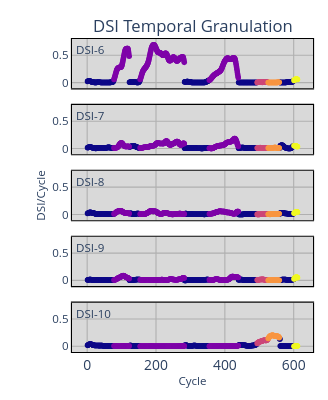

The notebook cell saved with this chart:
### Code cell
brngs = [f'B1_{i+1}' for i in range(5)]
brngs = ['B1_1','B1_2','B1_3','B1_4','B1_5','B2_1','B2_2','B2_4',][:5]
paths = [f'Dataset\DSIR1n\{brng}.csv' for brng in brngs]
DSIs = [pd.read_csv(path) for path in paths]
#DSIs = [DSI.drop(["FTF"], axis=1) for DSI in DSIs]
ftrs = len(DSIs[0].columns)

teda=AutoCloud(m=1.9,nI=nI,nR=nR,nO=nO,ηS=[N1,N2,N3],act=act,
               tau=τ,eol=EOL,ref=ref,wtaG=WTAG,wtaP=WTAP,feedback=FEEDBACK,mO=mO,
               rho=RHO,lam=LAM,intr_state=INTR_STATE,
               rho_dyn=RHO_DYN,rho_eta=RHO_ETA,rho_T=RHO_T,rho_beta=RHO_BETA,rho_min=RHO_MIN,rho_max=RHO_MAX,
               rls_mode='pol',nf_rls=3,ff_rls=0.9,dt_rls=1e3,
               )
w = 2

for DSI in DSIs: 
    teda.SimGranulation(WindowDSI(DSI,w))
print(f"HI (HI_Granularity): cov={teda.cov:.3f} | sp={teda.sp:.3f} | V=média(cov*sp)={teda.V:.4f} | Vsum={teda.Vsum:.4f}")
PlotSimulation(teda=teda,mode='ply',xi=10, yf=100,ftrs=ftrs,dsi_mode='hide')

### Figure 1 — Plotly figure (JSON) as saved in the notebook; plotly's stock layout.template omitted (floating-point values rounded to 4 significant figures; data arrays with more than 128 entries replaced by an {"elided": "..."} marker saying what was removed)
{"data": [{"marker": {"color": "rgb(13, 8, 135)", "size": 5.556}, "mode": "markers", "name": "G12", "showlegend": false, "type": "scatter", "x": {"elided": "276 int values"}, "xaxis": "x", "y": {"elided": "276 float values"}, "yaxis": "y"}, {"marker": {"color": "rgb(126, 3, 168)", "size": 5.556}, "mode": "markers", "name": "G8", "showlegend": false, "type": "scatter", "x": {"elided": "259 int values"}, "xaxis": "x", "y": {"elided": "259 float values"}, "yaxis": "y"}, {"marker": {"color": "rgb(204, 71, 120)", "size": 5.556}, "mode": "markers", "name": "G9", "showlegend": false, "type": "scatter", "x": [494, 495, 496, 497, 498, 499, 500, 501, 502, 503, 504, 505, 506, 507, 508, 509, 510, 511, 512, 513, 514, 515, 516, 517, 518, 519, 520, 521, 522, 523, 524, 525], "xaxis": "x", "y": [0.002766, 0.003582, 0.004503, 0.005498, 0.006544, 0.007395, 0.00799, 0.00831, 0.008438, 0.008431, 0.008118, 0.007355, 0.006375, 0.005242, 0.004285, 0.004144, 0.004893, 0.006397, 0.008429, 0.01055, 0.01223, 0.01352, 0.0144, 0.015, 0.01512, 0.01444, 0.01311, 0.01121, 0.008891, 0.006573, 0.00489, 0.003733], "yaxis": "y"}, {"marker": {"color": "rgb(248, 149, 64)", "size": 5.556}, "mode": "markers", "name": "G10", "showlegend": false, "type": "scatter", "x": [526, 527, 528, 529, 530, 531, 532, 533, 534, 535, 536, 537, 538, 539, 540, 541, 542, 543, 544, 545, 546, 547, 548, 549, 550, 551, 552, 553, 554, 555, 556, 557, 558], "xaxis": "x", "y": [0.003077, 0.002774, 0.002716, 0.002676, 0.002647, 0.002628, 0.002614, 0.002604, 0.002442, 0.002174, 0.001832, 0.001437, 0.00101, 0.0007142, 0.0005902, 0.0005863, 0.0006664, 0.0008016, 0.0009754, 0.001097, 0.001182, 0.001296, 0.001507, 0.001786, 0.002184, 0.002668, 0.003156, 0.003571, 0.003934, 0.004189, 0.004367, 0.004437, 0.004352], "yaxis": "y"}, {"marker": {"color": "rgb(240, 249, 33)", "size": 5.556}, "mode": "markers", "name": "G13", "showlegend": false, "type": "scatter", "x": [601, 602, 603, 604, 605, 606, 607, 608, 609, 610, 611], "xaxis": "x", "y": [0.04025, 0.04659, 0.05175, 0.05553, 0.05794, 0.05974, 0.06367, 0.06492, 0.06351, 0.06008, 0.05575], "yaxis": "y"}, {"marker": {"color": "rgb(13, 8, 135)", "size": 5.556}, "mode": "markers", "name": "G12", "showlegend": false, "type": "scatter", "x": {"elided": "276 int values"}, "xaxis": "x2", "y": {"elided": "276 float values"}, "yaxis": "y2"}, {"marker": {"color": "rgb(126, 3, 168)", "size": 5.556}, "mode": "markers", "name": "G8", "showlegend": false, "type": "scatter", "x": {"elided": "259 int values"}, "xaxis": "x2", "y": {"elided": "259 float values"}, "yaxis": "y2"}, {"marker": {"color": "rgb(204, 71, 120)", "size": 5.556}, "mode": "markers", "name": "G9", "showlegend": false, "type": "scatter", "x": [494, 495, 496, 497, 498, 499, 500, 501, 502, 503, 504, 505, 506, 507, 508, 509, 510, 511, 512, 513, 514, 515, 516, 517, 518, 519, 520, 521, 522, 523, 524, 525], "xaxis": "x2", "y": [0.0081, 0.008213, 0.008784, 0.009652, 0.01087, 0.01217, 0.01342, 0.01456, 0.01541, 0.01582, 0.01557, 0.01492, 0.01425, 0.01376, 0.0132, 0.01275, 0.0122, 0.0114, 0.01044, 0.009698, 0.009199, 0.008995, 0.008829, 0.008702, 0.008515, 0.008285, 0.007969, 0.00776, 0.007823, 0.007989, 0.008228, 0.008355], "yaxis": "y2"}, {"marker": {"color": "rgb(248, 149, 64)", "size": 5.556}, "mode": "markers", "name": "G10", "showlegend": false, "type": "scatter", "x": [526, 527, 528, 529, 530, 531, 532, 533, 534, 535, 536, 537, 538, 539, 540, 541, 542, 543, 544, 545, 546, 547, 548, 549, 550, 551, 552, 553, 554, 555, 556, 557, 558], "xaxis": "x2", "y": [0.008406, 0.008314, 0.00821, 0.008097, 0.008139, 0.008533, 0.008844, 0.009095, 0.009486, 0.009799, 0.009815, 0.009698, 0.009939, 0.01025, 0.0113, 0.01262, 0.01428, 0.01571, 0.0168, 0.01714, 0.0172, 0.01705, 0.01632, 0.01559, 0.01434, 0.01286, 0.01122, 0.009916, 0.008698, 0.008292, 0.008323, 0.008345, 0.00836], "yaxis": "y2"}, {"marker": {"color": "rgb(240, 249, 33)", "size": 5.556}, "mode": "markers", "name": "G13", "showlegend": false, "type": "scatter", "x": [601, 602, 603, 604, 605, 606, 607, 608, 609, 610, 611], "xaxis": "x2", "y": [0.05065, 0.05133, 0.05113, 0.04969, 0.04783, 0.04552, 0.0439, 0.04136, 0.03881, 0.03625, 0.0343], "yaxis": "y2"}, {"marker": {"color": "rgb(13, 8, 135)", "size": 5.556}, "mode": "markers", "name": "G12", "showlegend": false, "type": "scatter", "x": {"elided": "276 int values"}, "xaxis": "x3", "y": {"elided": "276 float values"}, "yaxis": "y3"}, {"marker": {"color": "rgb(126, 3, 168)", "size": 5.556}, "mode": "markers", "name": "G8", "showlegend": false, "type": "scatter", "x": {"elided": "259 int values"}, "xaxis": "x3", "y": {"elided": "259 float values"}, "yaxis": "y3"}, {"marker": {"color": "rgb(204, 71, 120)", "size": 5.556}, "mode": "markers", "name": "G9", "showlegend": false, "type": "scatter", "x": [494, 495, 496, 497, 498, 499, 500, 501, 502, 503, 504, 505, 506, 507, 508, 509, 510, 511, 512, 513, 514, 515, 516, 517, 518, 519, 520, 521, 522, 523, 524, 525], "xaxis": "x3", "y": [0.001398, 0.0009784, 0.0008281, 0.0008661, 0.001036, 0.001298, 0.001625, 0.001853, 0.002112, 0.002391, 0.002752, 0.003171, 0.003487, 0.003679, 0.003784, 0.003815, 0.003922, 0.00428, 0.004671, 0.005083, 0.005495, 0.005892, 0.006223, 0.006561, 0.006902, 0.007156, 0.007105, 0.006819, 0.006415, 0.005928, 0.005332, 0.004674], "yaxis": "y3"}, {"marker": {"color": "rgb(248, 149, 64)", "size": 5.556}, "mode": "markers", "name": "G10", "showlegend": false, "type": "scatter", "x": [526, 527, 528, 529, 530, 531, 532, 533, 534, 535, 536, 537, 538, 539, 540, 541, 542, 543, 544, 545, 546, 547, 548, 549, 550, 551, 552, 553, 554, 555, 556, 557, 558], "xaxis": "x3", "y": [0.003993, 0.003297, 0.002591, 0.001981, 0.001555, 0.001567, 0.001886, 0.00242, 0.003104, 0.003986, 0.004862, 0.005736, 0.00662, 0.007582, 0.008508, 0.008895, 0.009254, 0.009579, 0.009811, 0.009884, 0.01002, 0.009863, 0.009477, 0.008863, 0.008723, 0.009083, 0.009445, 0.009969, 0.01068, 0.01097, 0.01098, 0.01098, 0.01099], "yaxis": "y3"}, {"marker": {"color": "rgb(240, 249, 33)", "size": 5.556}, "mode": "markers", "name": "G13", "showlegend": false, "type": "scatter", "x": [601, 602, 603, 604, 605, 606, 607, 608, 609, 610, 611], "xaxis": "x3", "y": [0.02047, 0.02437, 0.02906, 0.03446, 0.03944, 0.04369, 0.04677, 0.04759, 0.04701, 0.04527, 0.04248], "yaxis": "y3"}, {"marker": {"color": "rgb(13, 8, 135)", "size": 5.556}, "mode": "markers", "name": "G12", "showlegend": false, "type": "scatter", "x": {"elided": "276 int values"}, "xaxis": "x4", "y": {"elided": "276 float values"}, "yaxis": "y4"}, {"marker": {"color": "rgb(126, 3, 168)", "size": 5.556}, "mode": "markers", "name": "G8", "showlegend": false, "type": "scatter", "x": {"elided": "259 int values"}, "xaxis": "x4", "y": {"elided": "259 float values"}, "yaxis": "y4"}, {"marker": {"color": "rgb(204, 71, 120)", "size": 5.556}, "mode": "markers", "name": "G9", "showlegend": false, "type": "scatter", "x": [494, 495, 496, 497, 498, 499, 500, 501, 502, 503, 504, 505, 506, 507, 508, 509, 510, 511, 512, 513, 514, 515, 516, 517, 518, 519, 520, 521, 522, 523, 524, 525], "xaxis": "x4", "y": [0.004984, 0.006516, 0.007925, 0.009246, 0.01072, 0.01208, 0.01328, 0.01409, 0.01462, 0.01515, 0.01555, 0.01596, 0.01666, 0.01757, 0.01801, 0.01825, 0.01798, 0.01742, 0.01664, 0.01554, 0.01406, 0.01233, 0.01036, 0.008228, 0.006382, 0.004838, 0.003905, 0.003345, 0.003044, 0.002927, 0.002959, 0.002926], "yaxis": "y4"}, {"marker": {"color": "rgb(248, 149, 64)", "size": 5.556}, "mode": "markers", "name": "G10", "showlegend": false, "type": "scatter", "x": [526, 527, 528, 529, 530, 531, 532, 533, 534, 535, 536, 537, 538, 539, 540, 541, 542, 543, 544, 545, 546, 547, 548, 549, 550, 551, 552, 553, 554, 555, 556, 557, 558], "xaxis": "x4", "y": [0.002902, 0.002886, 0.002874, 0.002866, 0.002749, 0.002669, 0.002616, 0.00258, 0.002768, 0.003224, 0.003753, 0.004335, 0.004953, 0.005577, 0.006237, 0.006811, 0.007323, 0.007791, 0.007828, 0.007529, 0.00711, 0.006605, 0.006041, 0.005455, 0.004875, 0.004298, 0.003724, 0.003219, 0.002954, 0.002835, 0.003157, 0.003383, 0.00354], "yaxis": "y4"}, {"marker": {"color": "rgb(240, 249, 33)", "size": 5.556}, "mode": "markers", "name": "G13", "showlegend": false, "type": "scatter", "x": [601, 602, 603, 604, 605, 606, 607, 608, 609, 610, 611], "xaxis": "x4", "y": [0.02553, 0.03117, 0.0377, 0.04449, 0.05067, 0.05522, 0.0583, 0.05915, 0.05788, 0.05491, 0.0504], "yaxis": "y4"}, {"marker": {"color": "rgb(13, 8, 135)", "size": 5.556}, "mode": "markers", "name": "G12", "showlegend": false, "type": "scatter", "x": {"elided": "276 int values"}, "xaxis": "x5", "y": {"elided": "276 float values"}, "yaxis": "y5"}, {"marker": {"color": "rgb(126, 3, 168)", "size": 5.556}, "mode": "markers", "name": "G8", "showlegend": false, "type": "scatter", "x": {"elided": "259 int values"}, "xaxis": "x5", "y": {"elided": "259 float values"}, "yaxis": "y5"}, {"marker": {"color": "rgb(204, 71, 120)", "size": 5.556}, "mode": "markers", "name": "G9", "showlegend": false, "type": "scatter", "x": [494, 495, 496, 497, 498, 499, 500, 501, 502, 503, 504, 505, 506, 507, 508, 509, 510, 511, 512, 513, 514, 515, 516, 517, 518, 519, 520, 521, 522, 523, 524, 525], "xaxis": "x5", "y": [0.05362, 0.05961, 0.06545, 0.07069, 0.07527, 0.07925, 0.08212, 0.08411, 0.08582, 0.08704, 0.08843, 0.09026, 0.0923, 0.0946, 0.09711, 0.09959, 0.1023, 0.1048, 0.107, 0.1086, 0.1095, 0.1099, 0.1096, 0.1088, 0.1077, 0.1068, 0.1071, 0.109, 0.1124, 0.1178, 0.1252, 0.1333], "yaxis": "y5"}, {"marker": {"color": "rgb(248, 149, 64)", "size": 5.556}, "mode": "markers", "name": "G10", "showlegend": false, "type": "scatter", "x": [526, 527, 528, 529, 530, 531, 532, 533, 534, 535, 536, 537, 538, 539, 540, 541, 542, 543, 544, 545, 546, 547, 548, 549, 550, 551, 552, 553, 554, 555, 556, 557, 558], "xaxis": "x5", "y": [0.1421, 0.1514, 0.1608, 0.1699, 0.1778, 0.1847, 0.1905, 0.1946, 0.197, 0.1985, 0.1994, 0.2, 0.2003, 0.2003, 0.1997, 0.1983, 0.1961, 0.194, 0.1921, 0.1906, 0.1896, 0.1885, 0.1876, 0.1871, 0.1864, 0.1858, 0.1851, 0.184, 0.1818, 0.1794, 0.1757, 0.1675, 0.1562], "yaxis": "y5"}, {"marker": {"color": "rgb(240, 249, 33)", "size": 5.556}, "mode": "markers", "name": "G13", "showlegend": false, "type": "scatter", "x": [601, 602, 603, 604, 605, 606, 607, 608, 609, 610, 611], "xaxis": "x5", "y": [0.001401, 0.001367, 0.001624, 0.00207, 0.002743, 0.003575, 0.004378, 0.00494, 0.005319, 0.005571, 0.005733], "yaxis": "y5"}], "layout": {"annotations": [{"font": {"size": 16.67}, "showarrow": false, "text": "DSI Temporal Granulation", "x": 0.5, "xanchor": "center", "xref": "paper", "y": 1, "yanchor": "bottom", "yref": "paper"}, {"font": {"size": 11.57}, "showarrow": false, "text": "DSI-6", "x": 0.01, "xanchor": "left", "xref": "x domain", "y": 0.97, "yanchor": "top", "yref": "y domain"}, {"font": {"size": 11.57}, "showarrow": false, "text": "DSI-7", "x": 0.01, "xanchor": "left", "xref": "x2 domain", "y": 0.97, "yanchor": "top", "yref": "y2 domain"}, {"font": {"size": 11.57}, "showarrow": false, "text": "DSI-8", "x": 0.01, "xanchor": "left", "xref": "x3 domain", "y": 0.97, "yanchor": "top", "yref": "y3 domain"}, {"font": {"size": 11.57}, "showarrow": false, "text": "DSI-9", "x": 0.01, "xanchor": "left", "xref": "x4 domain", "y": 0.97, "yanchor": "top", "yref": "y4 domain"}, {"font": {"size": 11.57}, "showarrow": false, "text": "DSI-10", "x": 0.01, "xanchor": "left", "xref": "x5 domain", "y": 0.97, "yanchor": "top", "yref": "y5 domain"}], "font": {"size": 13.89}, "height": 400, "margin": {"b": 48, "l": 72, "r": 15, "t": 39}, "paper_bgcolor": "white", "plot_bgcolor": "#d9d9d9", "width": 328, "xaxis": {"anchor": "y", "domain": [0, 1], "gridcolor": "#b0b0b0", "gridwidth": 1.111, "linecolor": "black", "linewidth": 1.111, "mirror": true, "showgrid": true, "showline": true, "showticklabels": false, "tickfont": {"size": 13.89}, "title": {"font": {"size": 11.57}, "standoff": 4}, "zeroline": false}, "xaxis2": {"anchor": "y2", "domain": [0, 1], "gridcolor": "#b0b0b0", "gridwidth": 1.111, "linecolor": "black", "linewidth": 1.111, "mirror": true, "showgrid": true, "showline": true, "showticklabels": false, "tickfont": {"size": 13.89}, "title": {"font": {"size": 11.57}, "standoff": 4}, "zeroline": false}, "xaxis3": {"anchor": "y3", "domain": [0, 1], "gridcolor": "#b0b0b0", "gridwidth": 1.111, "linecolor": "black", "linewidth": 1.111, "mirror": true, "showgrid": true, "showline": true, "showticklabels": false, "tickfont": {"size": 13.89}, "title": {"font": {"size": 11.57}, "standoff": 4}, "zeroline": false}, "xaxis4": {"anchor": "y4", "domain": [0, 1], "gridcolor": "#b0b0b0", "gridwidth": 1.111, "linecolor": "black", "linewidth": 1.111, "mirror": true, "showgrid": true, "showline": true, "showticklabels": false, "tickfont": {"size": 13.89}, "title": {"font": {"size": 11.57}, "standoff": 4}, "zeroline": false}, "xaxis5": {"anchor": "y5", "domain": [0, 1], "gridcolor": "#b0b0b0", "gridwidth": 1.111, "linecolor": "black", "linewidth": 1.111, "mirror": true, "showgrid": true, "showline": true, "showticklabels": true, "tickfont": {"size": 13.89}, "title": {"font": {"size": 11.57}, "standoff": 4, "text": "Cycle"}, "zeroline": false}, "yaxis": {"anchor": "x", "domain": [0.8426, 1], "gridcolor": "#b0b0b0", "gridwidth": 1.111, "linecolor": "black", "linewidth": 1.111, "mirror": true, "range": [-0.1041, 0.7981], "showgrid": true, "showline": true, "tickfont": {"size": 11.57}, "ticktext": ["0", "0.5"], "tickvals": [0.0, 0.5], "title": {"font": {"size": 11.57}, "standoff": 4}, "zeroline": false}, "yaxis2": {"anchor": "x2", "domain": [0.6319, 0.7894], "gridcolor": "#b0b0b0", "gridwidth": 1.111, "linecolor": "black", "linewidth": 1.111, "mirror": true, "range": [-0.1041, 0.7981], "showgrid": true, "showline": true, "tickfont": {"size": 11.57}, "ticktext": ["0", "0.5"], "tickvals": [0.0, 0.5], "title": {"font": {"size": 11.57}, "standoff": 4}, "zeroline": false}, "yaxis3": {"anchor": "x3", "domain": [0.4213, 0.5787], "gridcolor": "#b0b0b0", "gridwidth": 1.111, "linecolor": "black", "linewidth": 1.111, "mirror": true, "range": [-0.1041, 0.7981], "showgrid": true, "showline": true, "tickfont": {"size": 11.57}, "ticktext": ["0", "0.5"], "tickvals": [0.0, 0.5], "title": {"font": {"size": 11.57}, "standoff": 4, "text": "DSI/Cycle"}, "zeroline": false}, "yaxis4": {"anchor": "x4", "domain": [0.2106, 0.3681], "gridcolor": "#b0b0b0", "gridwidth": 1.111, "linecolor": "black", "linewidth": 1.111, "mirror": true, "range": [-0.1041, 0.7981], "showgrid": true, "showline": true, "tickfont": {"size": 11.57}, "ticktext": ["0", "0.5"], "tickvals": [0.0, 0.5], "title": {"font": {"size": 11.57}, "standoff": 4}, "zeroline": false}, "yaxis5": {"anchor": "x5", "domain": [0, 0.1574], "gridcolor": "#b0b0b0", "gridwidth": 1.111, "linecolor": "black", "linewidth": 1.111, "mirror": true, "range": [-0.1041, 0.7981], "showgrid": true, "showline": true, "tickfont": {"size": 11.57}, "ticktext": ["0", "0.5"], "tickvals": [0.0, 0.5], "title": {"font": {"size": 11.57}, "standoff": 4}, "zeroline": false}}}
